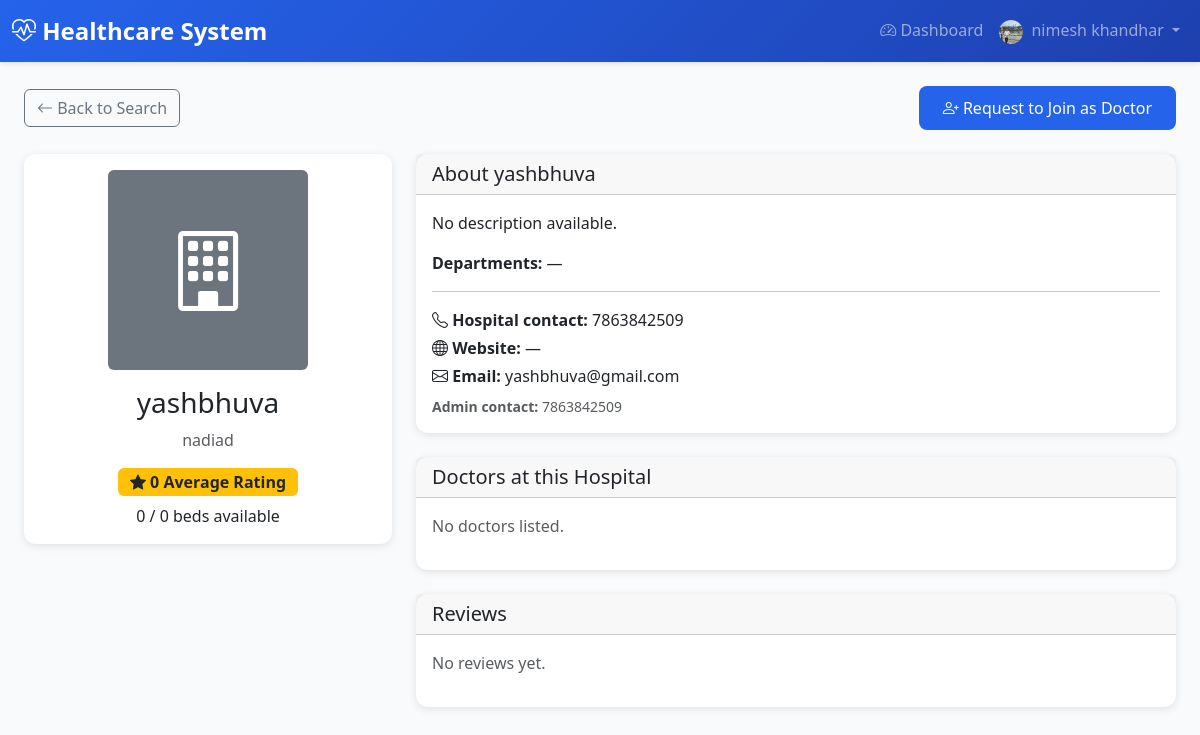
The page /hospitals/3/ (signed in) on the database as committed earlier.
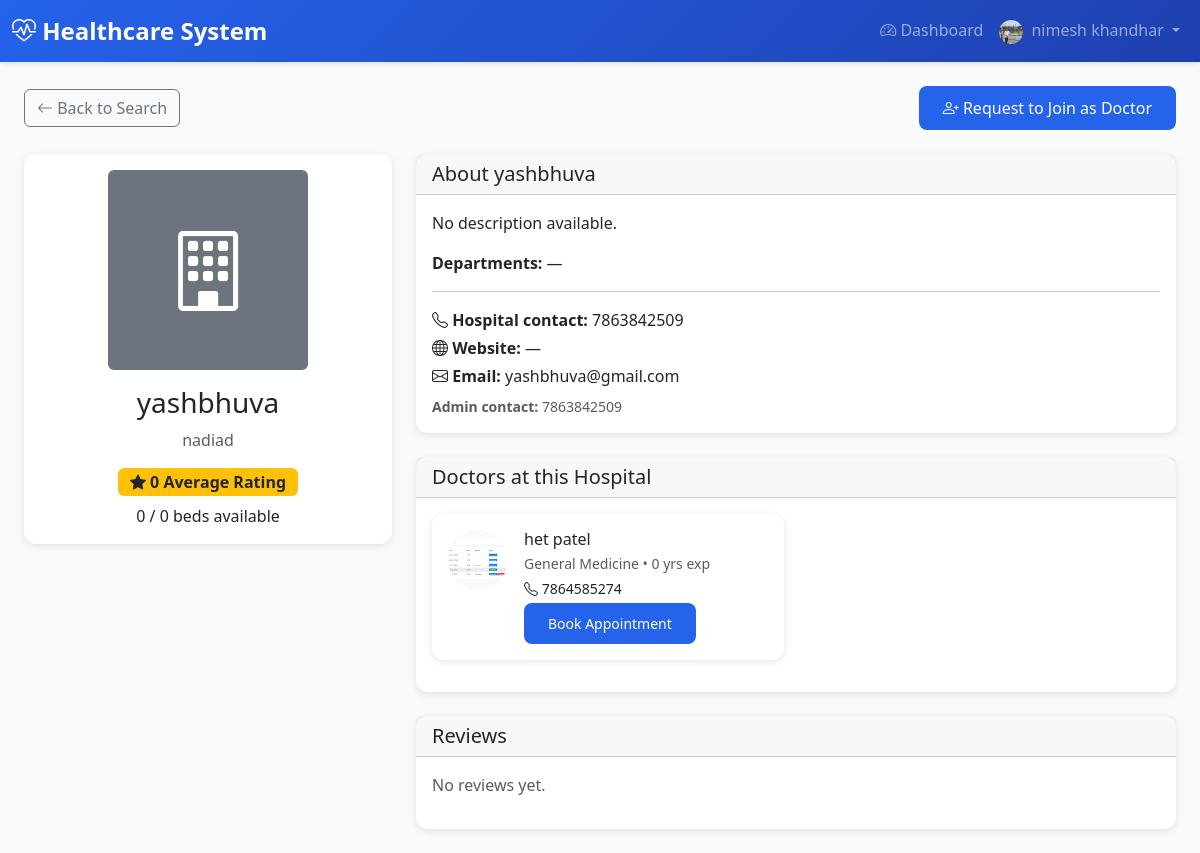
The same page on the database as committed later.
### doctors/models.py (models this page shows, shortened)
class DoctorProfile(models.Model):
    SPECIALIZATION_CHOICES = [
        ('CARDIOLOGY', 'Cardiology'),
        ('DERMATOLOGY', 'Dermatology'),
        ('NEUROLOGY', 'Neurology'),
        ('ORTHOPEDICS', 'Orthopedics'),
        ('PEDIATRICS', 'Pediatrics'),
        ('PSYCHIATRY', 'Psychiatry'),
        ('SURGERY', 'Surgery'),
        ('GENERAL', 'General Medicine'),
        ('ONCOLOGY', 'Oncology'),
        ('GYNECOLOGY', 'Gynecology'),
    ]
    user = models.OneToOneField(
        settings.AUTH_USER_MODEL,
        on_delete=models.CASCADE,
        related_name='doctor_profile'
    )
    license_number = models.CharField(max_length=50, unique=True)
    specialization = models.CharField(max_length=50, choices=SPECIALIZATION_CHOICES, default='GENERAL')
    years_of_experience = models.PositiveIntegerField(default=0)
    qualification = models.CharField(max_length=200)
    bio = models.TextField(blank=True)
    consultation_fee = models.DecimalField(max_digits=10, decimal_places=2, default=0.00)
    profile_picture = models.ImageField(upload_to='doctor_profiles/', blank=True, null=True)
    verification_document = models.FileField(upload_to='doctor_verifications/', blank=True, null=True, help_text="Upload license or certification document for verification")
    hospital = models.ForeignKey(
        'hospitals.Hospital',
        on_delete=models.SET_NULL,
        null=True,
        blank=True,
        related_name='doctors'
    )
    is_available = models.BooleanField(default=True)
    available_from = models.TimeField(default=time(9, 0), help_text="Start of working hours")
    available_to = models.TimeField(default=time(17, 0), help_text="End of working hours")
    slot_duration_minutes = models.PositiveIntegerField(default=30)
    created_at = models.DateTimeField(auto_now_add=True)
    updated_at = models.DateTimeField(auto_now=True)
    class Meta:
        db_table = 'doctor_profiles'
        verbose_name = 'Doctor Profile'
        verbose_name_plural = 'Doctor Profiles'

### accounts/models.py (models this page shows, shortened)
class User(AbstractUser):
    email = models.EmailField(unique=True)
    ROLE_CHOICES = [
        ('ADMIN', 'Admin'),
        ('DOCTOR', 'Doctor'),
        ('PATIENT', 'Patient'),
        ('HOSPITAL', 'Hospital'),
        ('HOSPITAL_ADMIN', 'Hospital Admin'),
    ]
    role = models.CharField(max_length=20, choices=ROLE_CHOICES, default='PATIENT')
    is_approved = models.BooleanField(default=False)  # For Doctor and Hospital approval
    phone_number = models.CharField(max_length=15, blank=True)
    address = models.TextField(blank=True)
    profile_picture = models.ImageField(upload_to='user_profiles/', blank=True, null=True)
    created_at = models.DateTimeField(auto_now_add=True)
    updated_at = models.DateTimeField(auto_now=True)
    class Meta:
        db_table = 'users'
        verbose_name = 'User'
        verbose_name_plural = 'Users'

### hospitals/views.py (the view, shortened to what this page needs)
# urls.py: path('<int:pk>/', views.HospitalDetailView.as_view(), name='hospital_detail'),
class HospitalDetailView(LoginRequiredMixin, DetailView):
    model = Hospital
    template_name = 'hospitals/hospital_detail.html'
    context_object_name = 'hospital'
    def get_queryset(self):
        return Hospital.objects.select_related('user').prefetch_related('reviews__patient')
    def get_context_data(self, **kwargs):
        context = super().get_context_data(**kwargs)
        hospital = self.object
        doctors_qs = hospital.get_doctors().select_related('user').filter(
            user__is_approved=True,
            user__is_active=True
        )
        doctors_with_extra = []
        for doc in doctors_qs:
            url = None
            for obj in (doc, doc.user):
                if getattr(obj, 'profile_picture', None):
                    try:
                        url = obj.profile_picture.url
                        break
                    except (ValueError, AttributeError):
                        pass
            doctors_with_extra.append({'doctor': doc, 'profile_image_url': url})
        context['doctors'] = doctors_with_extra
        context['reviews'] = hospital.reviews.select_related('patient').order_by('-created_at')[:20]
        can_review = False
        has_reviewed = False
        context['can_review'] = can_review
        context['has_reviewed'] = has_reviewed
        can_request_join = False
        if self.request.user.is_authenticated and self.request.user.role == 'DOCTOR' and self.request.user.is_approved:
            doc_profile = getattr(self.request.user, 'doctor_profile', None)
            if doc_profile and doc_profile.hospital_id != hospital.id:
                req = hospital.doctor_requests.filter(doctor=doc_profile).first()
                can_request_join = req is None or req.status == 'REJECTED'
        context['can_request_join'] = can_request_join
        context['hospital_logo_url'] = None
        if getattr(hospital, 'logo', None):
            try:
                context['hospital_logo_url'] = hospital.logo.url
            except (ValueError, AttributeError):
                pass
        return context

### accounts/context_processors.py (called while the page is built)
def profile_picture_url(request):
    url = None
    if request.user.is_authenticated and getattr(request.user, 'profile_picture', None):
        try:
            if request.user.profile_picture:
                url = request.user.profile_picture.url
        except (ValueError, AttributeError):
            pass
    return {'profile_picture_url': url}

### hospitals/models.py (called while the page is built)
    def get_doctors(self):
        from doctors.models import DoctorProfile
        return DoctorProfile.objects.filter(
            models.Q(hospital_assignments__hospital=self, hospital_assignments__is_active=True) |
            models.Q(hospital=self)
        ).distinct()

    @property
    def occupied_beds_count(self):
        from django.db.models import Q
        now = timezone.now()
        return self.admissions.filter(
            admission_time__lte=now
        ).filter(
            Q(discharge_time__isnull=True) | Q(discharge_time__gt=now)
        ).count()

    @property
    def available_beds_count(self):
        return max(0, self.total_beds - self.occupied_beds_count)

### templates/hospitals/hospital_detail.html (shortened to what the changed rows need)
{% extends 'base.html' %}
{% block content %}
<div class="container-fluid">
    <div class="row">
        <div class="col-md-8">
            <div class="card mb-4">
                <div class="card-body">
                    {% if doctors %}
                    <div class="row">
                        {% for item in doctors %}
                        <div class="col-md-6 mb-3">
                            <div class="card h-100">
                                <div class="card-body d-flex">
                                    {% if item.profile_image_url %}
                                    <img src="{{ item.profile_image_url }}" alt="" class="rounded-circle me-3" style="width: 60px; height: 60px; object-fit: cover;">
                                    {% else %}
                                    <i class="bi bi-person-circle me-3" style="font-size: 3rem; color: #6c757d;"></i>
                                    {% endif %}
                                    <div class="flex-grow-1">
                                        <h6 class="mb-1">{{ item.doctor.user.get_full_name|default:item.doctor.user.username }}</h6>
                                        <p class="small text-muted mb-1">{{ item.doctor.get_specialization_display }} • {{ item.doctor.years_of_experience }} yrs exp</p>
                                        {% if item.doctor.user.phone_number %}<p class="small mb-1"><i class="bi bi-telephone"></i> {{ item.doctor.user.phone_number }}</p>{% endif %}
                                        <a href="{% url 'doctors:doctor_detail' item.doctor.pk %}" class="btn btn-sm btn-primary">Book Appointment</a>
                                    </div>
                                </div>
                            </div>
                        </div>
                        {% endfor %}
                    </div>
                    {% else %}
                    <p class="text-muted">No doctors listed.</p>
                    {% endif %}
                </div>
            </div>
        </div>
    </div>
</div>
{% endblock %}

Rows that differ between the two databases and show on the page:
added DoctorProfile: doctor.user.get_full_name "het patel", doctor.specialization "General Medicine", doctor.years_of_experience "0", doctor.user.phone_number "7864585274"
Other text that changed with them:
text no longer shown: "No doctors listed."
